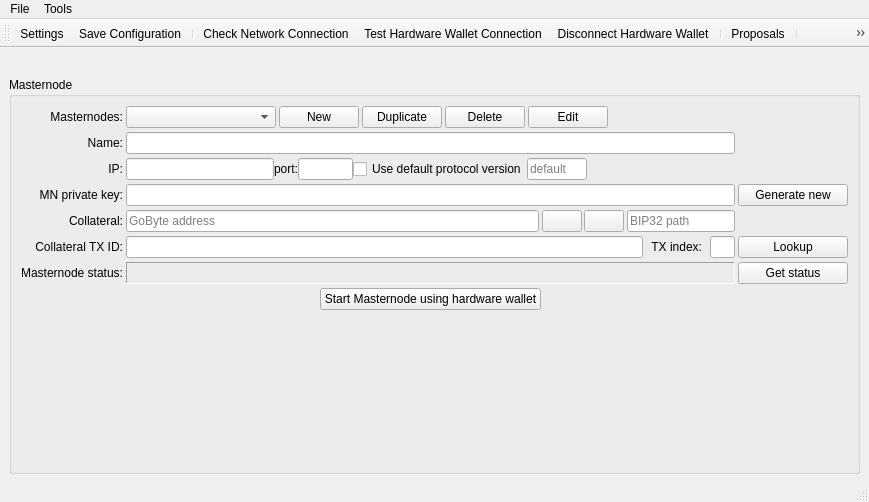
<?xml version="1.0" encoding="UTF-8"?>
<ui version="4.0">
 <class>MainWindow</class>
 <widget class="QMainWindow" name="MainWindow">
  <property name="geometry">
   <rect>
    <x>0</x>
    <y>0</y>
    <width>869</width>
    <height>502</height>
   </rect>
  </property>
  <property name="sizePolicy">
   <sizepolicy hsizetype="Preferred" vsizetype="Preferred">
    <horstretch>0</horstretch>
    <verstretch>1</verstretch>
   </sizepolicy>
  </property>
  <property name="windowTitle">
   <string>MainWindow</string>
  </property>
  <widget class="QWidget" name="centralwidget">
   <layout class="QVBoxLayout" name="verticalLayout">
    <property name="bottomMargin">
     <number>6</number>
    </property>
    <item>
     <layout class="QHBoxLayout" name="layMessage" stretch="0">
      <property name="spacing">
       <number>0</number>
      </property>
      <property name="leftMargin">
       <number>0</number>
      </property>
      <property name="bottomMargin">
       <number>0</number>
      </property>
      <item>
       <widget class="QLabel" name="lblMessage">
        <property name="sizePolicy">
         <sizepolicy hsizetype="Minimum" vsizetype="Preferred">
          <horstretch>0</horstretch>
          <verstretch>0</verstretch>
         </sizepolicy>
        </property>
        <property name="text">
         <string/>
        </property>
        <property name="wordWrap">
         <bool>true</bool>
        </property>
        <property name="margin">
         <number>0</number>
        </property>
        <property name="openExternalLinks">
         <bool>true</bool>
        </property>
       </widget>
      </item>
     </layout>
    </item>
    <item>
     <widget class="QGroupBox" name="groupBox_3">
      <property name="sizePolicy">
       <sizepolicy hsizetype="Expanding" vsizetype="Expanding">
        <horstretch>1</horstretch>
        <verstretch>1</verstretch>
       </sizepolicy>
      </property>
      <property name="title">
       <string>Masternode</string>
      </property>
      <layout class="QHBoxLayout" name="horizontalLayout">
       <item>
        <layout class="QGridLayout" name="gridLayout_2">
         <property name="horizontalSpacing">
          <number>3</number>
         </property>
         <property name="verticalSpacing">
          <number>4</number>
         </property>
         <item row="0" column="1">
          <layout class="QHBoxLayout" name="horizontalLayout_4" stretch="3,0,0,0,0,0">
           <property name="spacing">
            <number>3</number>
           </property>
           <item>
            <widget class="QComboBox" name="cboMasternodes">
             <property name="sizePolicy">
              <sizepolicy hsizetype="MinimumExpanding" vsizetype="Fixed">
               <horstretch>0</horstretch>
               <verstretch>0</verstretch>
              </sizepolicy>
             </property>
             <property name="minimumSize">
              <size>
               <width>140</width>
               <height>0</height>
              </size>
             </property>
             <property name="maximumSize">
              <size>
               <width>150</width>
               <height>16777215</height>
              </size>
             </property>
             <property name="toolTip">
              <string>List of configured masternodes</string>
             </property>
             <property name="editable">
              <bool>false</bool>
             </property>
            </widget>
           </item>
           <item>
            <widget class="QPushButton" name="btnNewMn">
             <property name="sizePolicy">
              <sizepolicy hsizetype="Minimum" vsizetype="Fixed">
               <horstretch>0</horstretch>
               <verstretch>0</verstretch>
              </sizepolicy>
             </property>
             <property name="maximumSize">
              <size>
               <width>100</width>
               <height>16777215</height>
              </size>
             </property>
             <property name="toolTip">
              <string>Create a new Masternode configuration</string>
             </property>
             <property name="text">
              <string>New</string>
             </property>
            </widget>
           </item>
           <item>
            <widget class="QPushButton" name="btnDuplicateMn">
             <property name="sizePolicy">
              <sizepolicy hsizetype="Minimum" vsizetype="Fixed">
               <horstretch>0</horstretch>
               <verstretch>0</verstretch>
              </sizepolicy>
             </property>
             <property name="toolTip">
              <string>Duplicate masternode entry</string>
             </property>
             <property name="text">
              <string>Duplicate</string>
             </property>
            </widget>
           </item>
           <item>
            <widget class="QPushButton" name="btnDeleteMn">
             <property name="sizePolicy">
              <sizepolicy hsizetype="Minimum" vsizetype="Fixed">
               <horstretch>0</horstretch>
               <verstretch>0</verstretch>
              </sizepolicy>
             </property>
             <property name="toolTip">
              <string>Delete current Masternode configuration</string>
             </property>
             <property name="text">
              <string>Delete</string>
             </property>
            </widget>
           </item>
           <item>
            <widget class="QPushButton" name="btnEditMn">
             <property name="sizePolicy">
              <sizepolicy hsizetype="Minimum" vsizetype="Fixed">
               <horstretch>0</horstretch>
               <verstretch>0</verstretch>
              </sizepolicy>
             </property>
             <property name="maximumSize">
              <size>
               <width>100</width>
               <height>16777215</height>
              </size>
             </property>
             <property name="toolTip">
              <string>Enable editing</string>
             </property>
             <property name="text">
              <string>Edit</string>
             </property>
            </widget>
           </item>
           <item>
            <spacer name="horizontalSpacer">
             <property name="orientation">
              <enum>Qt::Horizontal</enum>
             </property>
             <property name="sizeHint" stdset="0">
              <size>
               <width>40</width>
               <height>20</height>
              </size>
             </property>
            </spacer>
           </item>
          </layout>
         </item>
         <item row="2" column="1">
          <layout class="QHBoxLayout" name="horizontalLayout_3">
           <item>
            <widget class="QLineEdit" name="edtMnIp">
             <property name="sizePolicy">
              <sizepolicy hsizetype="Expanding" vsizetype="Maximum">
               <horstretch>0</horstretch>
               <verstretch>0</verstretch>
              </sizepolicy>
             </property>
             <property name="minimumSize">
              <size>
               <width>0</width>
               <height>0</height>
              </size>
             </property>
             <property name="maximumSize">
              <size>
               <width>150</width>
               <height>16777215</height>
              </size>
             </property>
             <property name="toolTip">
              <string>The Masternode's IP address for incoming communication with other nodes</string>
             </property>
            </widget>
           </item>
           <item>
            <widget class="QLabel" name="label_11">
             <property name="text">
              <string>port:</string>
             </property>
            </widget>
           </item>
           <item>
            <widget class="QLineEdit" name="edtMnPort">
             <property name="sizePolicy">
              <sizepolicy hsizetype="Fixed" vsizetype="Maximum">
               <horstretch>0</horstretch>
               <verstretch>0</verstretch>
              </sizepolicy>
             </property>
             <property name="minimumSize">
              <size>
               <width>0</width>
               <height>0</height>
              </size>
             </property>
             <property name="maximumSize">
              <size>
               <width>55</width>
               <height>16777215</height>
              </size>
             </property>
             <property name="toolTip">
              <string>The Masternode's TCP port number for incoming communication with other nodes</string>
             </property>
            </widget>
           </item>
           <item>
            <widget class="QCheckBox" name="chbUseDefaultProtocolVersion">
             <property name="toolTip">
              <string>Use the protocol version number (from the RPC node) when starting masternode</string>
             </property>
             <property name="text">
              <string>Use default protocol version</string>
             </property>
            </widget>
           </item>
           <item>
            <widget class="QLineEdit" name="edtMnProtocolVersion">
             <property name="maximumSize">
              <size>
               <width>60</width>
               <height>16777215</height>
              </size>
             </property>
             <property name="toolTip">
              <string>Enter the protocol version number to be sent at masternode start time</string>
             </property>
             <property name="statusTip">
              <string/>
             </property>
             <property name="inputMask">
              <string>00009</string>
             </property>
             <property name="placeholderText">
              <string>default</string>
             </property>
            </widget>
           </item>
           <item>
            <spacer name="horizontalSpacer_2">
             <property name="orientation">
              <enum>Qt::Horizontal</enum>
             </property>
             <property name="sizeHint" stdset="0">
              <size>
               <width>40</width>
               <height>20</height>
              </size>
             </property>
            </spacer>
           </item>
          </layout>
         </item>
         <item row="5" column="1">
          <layout class="QHBoxLayout" name="horizontalLayout_7">
           <property name="spacing">
            <number>8</number>
           </property>
           <item>
            <widget class="QLineEdit" name="edtMnCollateralTx">
             <property name="sizePolicy">
              <sizepolicy hsizetype="Expanding" vsizetype="Maximum">
               <horstretch>0</horstretch>
               <verstretch>0</verstretch>
              </sizepolicy>
             </property>
             <property name="minimumSize">
              <size>
               <width>300</width>
               <height>0</height>
              </size>
             </property>
             <property name="maximumSize">
              <size>
               <width>16777215</width>
               <height>16777215</height>
              </size>
             </property>
             <property name="toolTip">
              <string>The collateral transaction hash from the 1000 GoByte deposit</string>
             </property>
             <property name="text">
              <string/>
             </property>
            </widget>
           </item>
           <item>
            <widget class="QLabel" name="label_7">
             <property name="text">
              <string>TX index:</string>
             </property>
             <property name="alignment">
              <set>Qt::AlignRight|Qt::AlignTrailing|Qt::AlignVCenter</set>
             </property>
            </widget>
           </item>
           <item>
            <widget class="QLineEdit" name="edtMnCollateralTxIndex">
             <property name="maximumSize">
              <size>
               <width>25</width>
               <height>16777215</height>
              </size>
             </property>
             <property name="toolTip">
              <string>The collateral transaction's (unspent) output index with the 1000 GoByte deposit (usally 0)</string>
             </property>
            </widget>
           </item>
          </layout>
         </item>
         <item row="4" column="1">
          <layout class="QHBoxLayout" name="layCollateral" stretch="1,0,0">
           <property name="spacing">
            <number>0</number>
           </property>
           <property name="topMargin">
            <number>0</number>
           </property>
           <property name="bottomMargin">
            <number>0</number>
           </property>
           <item>
            <widget class="QLineEdit" name="edtMnCollateralAddress">
             <property name="sizePolicy">
              <sizepolicy hsizetype="Expanding" vsizetype="Fixed">
               <horstretch>0</horstretch>
               <verstretch>0</verstretch>
              </sizepolicy>
             </property>
             <property name="minimumSize">
              <size>
               <width>0</width>
               <height>0</height>
              </size>
             </property>
             <property name="maximumSize">
              <size>
               <width>16777215</width>
               <height>16777215</height>
              </size>
             </property>
             <property name="toolTip">
              <string>GoByte address of the 1000 GoByte collateral, coverted from BIP32 path with hardware wallet.</string>
             </property>
             <property name="readOnly">
              <bool>false</bool>
             </property>
             <property name="placeholderText">
              <string>GoByte address</string>
             </property>
            </widget>
           </item>
           <item>
            <layout class="QHBoxLayout" name="horizontalLayout_2" stretch="0,0">
             <property name="spacing">
              <number>2</number>
             </property>
             <property name="sizeConstraint">
              <enum>QLayout::SetDefaultConstraint</enum>
             </property>
             <property name="leftMargin">
              <number>3</number>
             </property>
             <property name="rightMargin">
              <number>3</number>
             </property>
             <item>
              <widget class="QPushButton" name="btnHwAddressToBip32">
               <property name="sizePolicy">
                <sizepolicy hsizetype="Preferred" vsizetype="Fixed">
                 <horstretch>0</horstretch>
                 <verstretch>0</verstretch>
                </sizepolicy>
               </property>
               <property name="minimumSize">
                <size>
                 <width>30</width>
                 <height>0</height>
                </size>
               </property>
               <property name="maximumSize">
                <size>
                 <width>10000</width>
                 <height>1000000</height>
                </size>
               </property>
               <property name="toolTip">
                <string>Convert GoByte address to BIP32 path using hardware wallet</string>
               </property>
               <property name="text">
                <string/>
               </property>
               <property name="iconSize">
                <size>
                 <width>16</width>
                 <height>16</height>
                </size>
               </property>
              </widget>
             </item>
             <item>
              <widget class="QPushButton" name="btnHwBip32ToAddress">
               <property name="sizePolicy">
                <sizepolicy hsizetype="Preferred" vsizetype="Preferred">
                 <horstretch>0</horstretch>
                 <verstretch>0</verstretch>
                </sizepolicy>
               </property>
               <property name="minimumSize">
                <size>
                 <width>30</width>
                 <height>0</height>
                </size>
               </property>
               <property name="maximumSize">
                <size>
                 <width>10000000</width>
                 <height>10000000</height>
                </size>
               </property>
               <property name="toolTip">
                <string>Convert BIP32 path to GoByte address using hardware wallet</string>
               </property>
               <property name="text">
                <string/>
               </property>
               <property name="iconSize">
                <size>
                 <width>16</width>
                 <height>16</height>
                </size>
               </property>
              </widget>
             </item>
            </layout>
           </item>
           <item alignment="Qt::AlignVCenter">
            <widget class="QLineEdit" name="edtMnCollateralBip32Path">
             <property name="sizePolicy">
              <sizepolicy hsizetype="Expanding" vsizetype="Fixed">
               <horstretch>0</horstretch>
               <verstretch>0</verstretch>
              </sizepolicy>
             </property>
             <property name="minimumSize">
              <size>
               <width>0</width>
               <height>0</height>
              </size>
             </property>
             <property name="maximumSize">
              <size>
               <width>16777215</width>
               <height>16777215</height>
              </size>
             </property>
             <property name="toolTip">
              <string>BIP32 path of the 1000 GoByte collateral (e.g. 44'/176'/0'/0/0)</string>
             </property>
             <property name="placeholderText">
              <string>BIP32 path</string>
             </property>
            </widget>
           </item>
          </layout>
         </item>
         <item row="4" column="0">
          <widget class="QLabel" name="label_4">
           <property name="text">
            <string>Collateral:</string>
           </property>
           <property name="alignment">
            <set>Qt::AlignRight|Qt::AlignTrailing|Qt::AlignVCenter</set>
           </property>
          </widget>
         </item>
         <item row="3" column="0">
          <widget class="QLabel" name="label_9">
           <property name="text">
            <string>MN private key:</string>
           </property>
           <property name="alignment">
            <set>Qt::AlignRight|Qt::AlignTrailing|Qt::AlignVCenter</set>
           </property>
          </widget>
         </item>
         <item row="6" column="0">
          <widget class="QLabel" name="label_8">
           <property name="text">
            <string>Masternode status:</string>
           </property>
           <property name="alignment">
            <set>Qt::AlignRight|Qt::AlignTrailing|Qt::AlignVCenter</set>
           </property>
          </widget>
         </item>
         <item row="1" column="0">
          <widget class="QLabel" name="label_12">
           <property name="text">
            <string>Name:</string>
           </property>
           <property name="alignment">
            <set>Qt::AlignRight|Qt::AlignTrailing|Qt::AlignVCenter</set>
           </property>
          </widget>
         </item>
         <item row="1" column="1">
          <widget class="QLineEdit" name="edtMnName">
           <property name="sizePolicy">
            <sizepolicy hsizetype="Expanding" vsizetype="Maximum">
             <horstretch>0</horstretch>
             <verstretch>0</verstretch>
            </sizepolicy>
           </property>
           <property name="minimumSize">
            <size>
             <width>0</width>
             <height>0</height>
            </size>
           </property>
           <property name="maximumSize">
            <size>
             <width>16777215</width>
             <height>16777215</height>
            </size>
           </property>
           <property name="toolTip">
            <string>The Masternode's configuration name</string>
           </property>
          </widget>
         </item>
         <item row="5" column="0">
          <widget class="QLabel" name="label_6">
           <property name="text">
            <string>Collateral TX ID:</string>
           </property>
           <property name="alignment">
            <set>Qt::AlignRight|Qt::AlignTrailing|Qt::AlignVCenter</set>
           </property>
          </widget>
         </item>
         <item row="3" column="3">
          <widget class="QPushButton" name="btnGenerateMNPrivateKey">
           <property name="sizePolicy">
            <sizepolicy hsizetype="Maximum" vsizetype="Fixed">
             <horstretch>0</horstretch>
             <verstretch>0</verstretch>
            </sizepolicy>
           </property>
           <property name="minimumSize">
            <size>
             <width>110</width>
             <height>0</height>
            </size>
           </property>
           <property name="maximumSize">
            <size>
             <width>400</width>
             <height>16777215</height>
            </size>
           </property>
           <property name="toolTip">
            <string>Generate a new private key</string>
           </property>
           <property name="text">
            <string>Generate new</string>
           </property>
          </widget>
         </item>
         <item row="0" column="0">
          <widget class="QLabel" name="label_5">
           <property name="text">
            <string>Masternodes:</string>
           </property>
           <property name="alignment">
            <set>Qt::AlignRight|Qt::AlignTrailing|Qt::AlignVCenter</set>
           </property>
          </widget>
         </item>
         <item row="2" column="0">
          <widget class="QLabel" name="label_10">
           <property name="text">
            <string>IP:</string>
           </property>
           <property name="alignment">
            <set>Qt::AlignRight|Qt::AlignTrailing|Qt::AlignVCenter</set>
           </property>
          </widget>
         </item>
         <item row="7" column="0">
          <spacer name="verticalSpacer">
           <property name="orientation">
            <enum>Qt::Vertical</enum>
           </property>
           <property name="sizeType">
            <enum>QSizePolicy::Expanding</enum>
           </property>
           <property name="sizeHint" stdset="0">
            <size>
             <width>20</width>
             <height>20</height>
            </size>
           </property>
          </spacer>
         </item>
         <item row="3" column="1">
          <widget class="QLineEdit" name="edtMnPrivateKey">
           <property name="sizePolicy">
            <sizepolicy hsizetype="Expanding" vsizetype="Maximum">
             <horstretch>0</horstretch>
             <verstretch>0</verstretch>
            </sizepolicy>
           </property>
           <property name="minimumSize">
            <size>
             <width>0</width>
             <height>0</height>
            </size>
           </property>
           <property name="maximumSize">
            <size>
             <width>16777215</width>
             <height>16777215</height>
            </size>
           </property>
           <property name="toolTip">
            <string>Masternode's private key. Use your own or click the button &lt;Generate new&gt; to create a new and random private key with the use of 'bitcoin' library.</string>
           </property>
          </widget>
         </item>
         <item row="6" column="3">
          <widget class="QPushButton" name="btnRefreshMnStatus">
           <property name="toolTip">
            <string>Get Masternode's status</string>
           </property>
           <property name="text">
            <string>Get status</string>
           </property>
          </widget>
         </item>
         <item row="7" column="1">
          <layout class="QVBoxLayout" name="verticalLayout_3">
           <item>
            <layout class="QHBoxLayout" name="horizontalLayout_12" stretch="0,3,0">
             <property name="spacing">
              <number>2</number>
             </property>
             <item>
              <spacer name="horizontalSpacer_5">
               <property name="orientation">
                <enum>Qt::Horizontal</enum>
               </property>
               <property name="sizeHint" stdset="0">
                <size>
                 <width>40</width>
                 <height>20</height>
                </size>
               </property>
              </spacer>
             </item>
             <item>
              <widget class="QPushButton" name="btnBroadcastMn">
               <property name="sizePolicy">
                <sizepolicy hsizetype="Maximum" vsizetype="Maximum">
                 <horstretch>0</horstretch>
                 <verstretch>0</verstretch>
                </sizepolicy>
               </property>
               <property name="minimumSize">
                <size>
                 <width>0</width>
                 <height>0</height>
                </size>
               </property>
               <property name="maximumSize">
                <size>
                 <width>16777215</width>
                 <height>16777215</height>
                </size>
               </property>
               <property name="toolTip">
                <string>Broadcast information about the Masternode</string>
               </property>
               <property name="styleSheet">
                <string notr="true"/>
               </property>
               <property name="text">
                <string>Start Masternode using hardware wallet</string>
               </property>
              </widget>
             </item>
             <item>
              <spacer name="horizontalSpacer_6">
               <property name="orientation">
                <enum>Qt::Horizontal</enum>
               </property>
               <property name="sizeHint" stdset="0">
                <size>
                 <width>40</width>
                 <height>20</height>
                </size>
               </property>
              </spacer>
             </item>
            </layout>
           </item>
           <item>
            <spacer name="verticalSpacer_2">
             <property name="orientation">
              <enum>Qt::Vertical</enum>
             </property>
             <property name="sizeHint" stdset="0">
              <size>
               <width>20</width>
               <height>40</height>
              </size>
             </property>
            </spacer>
           </item>
          </layout>
         </item>
         <item row="5" column="3">
          <widget class="QPushButton" name="btnFindCollateral">
           <property name="sizePolicy">
            <sizepolicy hsizetype="Minimum" vsizetype="Fixed">
             <horstretch>0</horstretch>
             <verstretch>0</verstretch>
            </sizepolicy>
           </property>
           <property name="minimumSize">
            <size>
             <width>0</width>
             <height>0</height>
            </size>
           </property>
           <property name="toolTip">
            <string>Find collateral transaction</string>
           </property>
           <property name="text">
            <string>Lookup</string>
           </property>
          </widget>
         </item>
         <item row="6" column="1">
          <widget class="QLabel" name="lblMnStatus">
           <property name="frameShape">
            <enum>QFrame::Panel</enum>
           </property>
           <property name="frameShadow">
            <enum>QFrame::Sunken</enum>
           </property>
           <property name="lineWidth">
            <number>1</number>
           </property>
           <property name="text">
            <string/>
           </property>
           <property name="wordWrap">
            <bool>true</bool>
           </property>
          </widget>
         </item>
        </layout>
       </item>
      </layout>
     </widget>
    </item>
   </layout>
  </widget>
  <widget class="QStatusBar" name="statusBar"/>
  <widget class="QMenuBar" name="menuBar">
   <property name="geometry">
    <rect>
     <x>0</x>
     <y>0</y>
     <width>869</width>
     <height>22</height>
    </rect>
   </property>
   <widget class="QMenu" name="menuTools">
    <property name="title">
     <string>Tools</string>
    </property>
    <addaction name="action_transfer_funds_for_cur_mn"/>
    <addaction name="action_transfer_funds_for_all_mns"/>
    <addaction name="action_transfer_funds_for_any_address"/>
    <addaction name="separator"/>
    <addaction name="action_sign_message_for_cur_mn"/>
    <addaction name="action_hw_configuration"/>
    <addaction name="action_hw_initialization_recovery"/>
    <addaction name="separator"/>
    <addaction name="action_import_masternode_conf"/>
    <addaction name="separator"/>
    <addaction name="action_check_for_updates"/>
    <addaction name="action_open_log_file"/>
   </widget>
   <widget class="QMenu" name="menuFile">
    <property name="title">
     <string>File</string>
    </property>
    <widget class="QMenu" name="action_open_recent_files">
     <property name="title">
      <string>Recent Configuration Files</string>
     </property>
    </widget>
    <addaction name="action_load_config_file"/>
    <addaction name="action_open_recent_files"/>
    <addaction name="action_save_config_file"/>
    <addaction name="action_save_config_file_as"/>
    <addaction name="separator"/>
    <addaction name="action_open_settings_window"/>
    <addaction name="separator"/>
    <addaction name="action_about_app"/>
    <addaction name="action_about_qt"/>
   </widget>
   <addaction name="menuFile"/>
   <addaction name="menuTools"/>
  </widget>
  <widget class="QToolBar" name="toolBar">
   <property name="windowTitle">
    <string>toolBar</string>
   </property>
   <property name="toolButtonStyle">
    <enum>Qt::ToolButtonIconOnly</enum>
   </property>
   <property name="floatable">
    <bool>false</bool>
   </property>
   <attribute name="toolBarArea">
    <enum>TopToolBarArea</enum>
   </attribute>
   <attribute name="toolBarBreak">
    <bool>false</bool>
   </attribute>
   <addaction name="action_open_settings_window"/>
   <addaction name="action_save_config_file"/>
   <addaction name="separator"/>
   <addaction name="action_check_network_connection"/>
   <addaction name="action_test_hw_connection"/>
   <addaction name="action_disconnect_hw"/>
   <addaction name="separator"/>
   <addaction name="action_open_proposals_window"/>
   <addaction name="separator"/>
   <addaction name="action_transfer_funds_for_any_address"/>
   <addaction name="action_transfer_funds_for_cur_mn"/>
   <addaction name="action_transfer_funds_for_all_mns"/>
   <addaction name="action_sign_message_for_cur_mn"/>
  </widget>
  <action name="action_transfer_funds_for_cur_mn">
   <property name="text">
    <string>Transfer Funds for Current Masternode...</string>
   </property>
  </action>
  <action name="action_transfer_funds_for_all_mns">
   <property name="text">
    <string>Transfer Funds for All Masternodes</string>
   </property>
  </action>
  <action name="action_transfer_funds_for_any_address">
   <property name="text">
    <string>Transfer Funds for Any Address</string>
   </property>
  </action>
  <action name="action_sign_message_for_cur_mn">
   <property name="text">
    <string>Sign Message for Current Masternode...</string>
   </property>
  </action>
  <action name="action_hw_configuration">
   <property name="text">
    <string>Hardware Wallet PIN/passphrase Configuration...</string>
   </property>
  </action>
  <action name="action_load_config_file">
   <property name="text">
    <string>Open Configuration File...</string>
   </property>
   <property name="toolTip">
    <string>Open configuration file</string>
   </property>
  </action>
  <action name="action_save_config_file_as">
   <property name="text">
    <string>Save Configuration As...</string>
   </property>
  </action>
  <action name="action_save_config_file">
   <property name="text">
    <string>Save Configuration</string>
   </property>
  </action>
  <action name="action_check_network_connection">
   <property name="text">
    <string>Check Network Connection</string>
   </property>
   <property name="toolTip">
    <string>Check GoByte Network Connection</string>
   </property>
  </action>
  <action name="action_open_settings_window">
   <property name="text">
    <string>Settings</string>
   </property>
   <property name="toolTip">
    <string>Settings</string>
   </property>
   <property name="menuRole">
    <enum>QAction::PreferencesRole</enum>
   </property>
  </action>
  <action name="action_open_proposals_window">
   <property name="text">
    <string>Proposals</string>
   </property>
   <property name="toolTip">
    <string>Proposals</string>
   </property>
  </action>
  <action name="action_test_hw_connection">
   <property name="text">
    <string>Test Hardware Wallet Connection</string>
   </property>
  </action>
  <action name="action_disconnect_hw">
   <property name="text">
    <string>Disconnect Hardware Wallet</string>
   </property>
  </action>
  <action name="action_hw_initialization_recovery">
   <property name="text">
    <string>Hardware Wallet Initialization/Recovery...</string>
   </property>
  </action>
  <action name="action_check_for_updates">
   <property name="text">
    <string>Check For Updates</string>
   </property>
  </action>
  <action name="action_open_log_file">
   <property name="text">
    <string>Open Log File</string>
   </property>
  </action>
  <action name="action_about_app">
   <property name="text">
    <string>About GoByteMasternodeTool...</string>
   </property>
   <property name="menuRole">
    <enum>QAction::AboutRole</enum>
   </property>
  </action>
  <action name="action_import_masternode_conf">
   <property name="text">
    <string>Import masternodes from the masternode.conf file...</string>
   </property>
  </action>
  <action name="action_about_qt">
   <property name="text">
    <string>About Qt...</string>
   </property>
   <property name="toolTip">
    <string>About Qt</string>
   </property>
   <property name="menuRole">
    <enum>QAction::AboutQtRole</enum>
   </property>
  </action>
  <action name="action_gen_mn_priv_key_compressed">
   <property name="text">
    <string>Generate masternode private key (compressed)</string>
   </property>
   <property name="shortcut">
    <string>Ctrl+Alt+C</string>
   </property>
  </action>
  <action name="action_gen_mn_priv_key_uncompressed">
   <property name="text">
    <string>Generate masternode private key (uncompressed)</string>
   </property>
   <property name="toolTip">
    <string>Generate masternode private key (uncompressed)</string>
   </property>
   <property name="shortcut">
    <string>Ctrl+Alt+U</string>
   </property>
  </action>
 </widget>
 <tabstops>
  <tabstop>cboMasternodes</tabstop>
  <tabstop>edtMnName</tabstop>
  <tabstop>edtMnIp</tabstop>
  <tabstop>edtMnPort</tabstop>
  <tabstop>edtMnPrivateKey</tabstop>
  <tabstop>edtMnCollateralAddress</tabstop>
  <tabstop>edtMnCollateralBip32Path</tabstop>
  <tabstop>edtMnCollateralTx</tabstop>
  <tabstop>edtMnCollateralTxIndex</tabstop>
  <tabstop>btnNewMn</tabstop>
  <tabstop>btnEditMn</tabstop>
  <tabstop>btnHwAddressToBip32</tabstop>
  <tabstop>btnHwBip32ToAddress</tabstop>
  <tabstop>btnDeleteMn</tabstop>
  <tabstop>btnGenerateMNPrivateKey</tabstop>
  <tabstop>btnRefreshMnStatus</tabstop>
  <tabstop>btnBroadcastMn</tabstop>
  <tabstop>btnFindCollateral</tabstop>
 </tabstops>
 <resources/>
 <connections/>
</ui>
